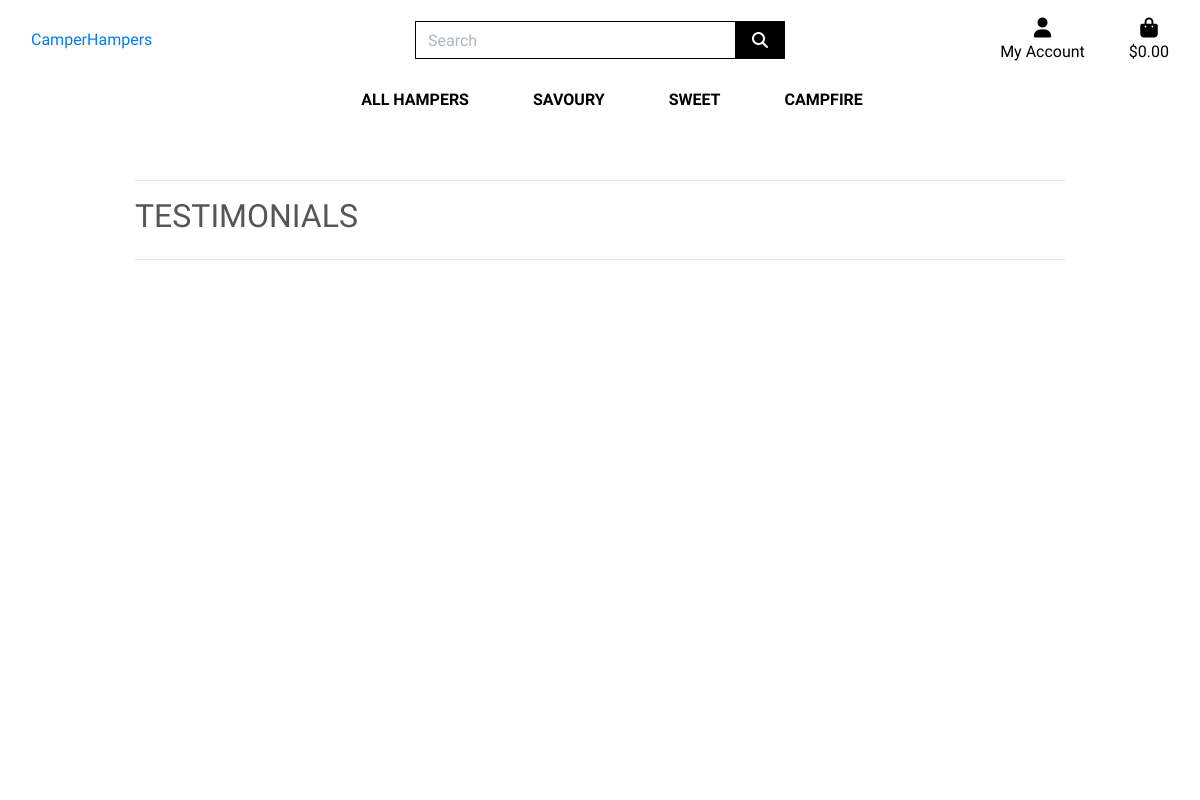
/testimonials/, run on an earlier commit of the app's database.
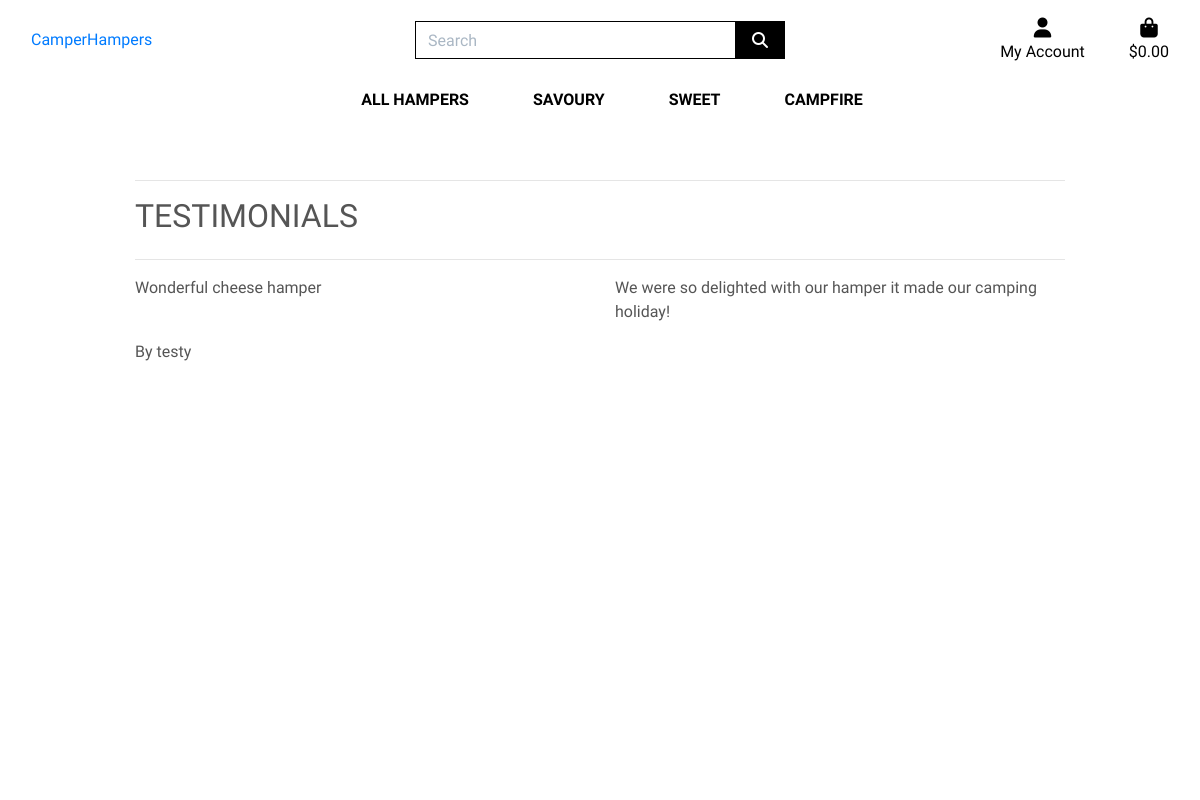
And on a later commit of the database.
### testimonials/models.py (models this page shows, shortened)
class Testimonial(models.Model):
    user = models.ForeignKey(
        UserProfile,
        on_delete=models.SET_NULL,
        null=True,
        blank=True,
        related_name='user_rating'
    )
    testimonial_title = models.CharField(max_length=254)
    testimonial_content = models.TextField(blank=True, null=True, default='')

### profiles/models.py (models this page shows)
class UserProfile(models.Model):
    user = models.OneToOneField(User, on_delete=models.CASCADE)
    default_phone_number = models.CharField(max_length=20, null=True, blank=True)
    default_street_address1 = models.CharField(max_length=80, null=True, blank=True)
    default_street_address2 = models.CharField(max_length=80, null=True, blank=True)
    default_town_or_city = models.CharField(max_length=40, null=True, blank=True)
    default_county = models.CharField(max_length=80, null=True, blank=True)
    default_postcode = models.CharField(max_length=20, null=True, blank=True)
    default_country = CountryField(blank_label='Country', null=True, blank=True)
    def __str__(self):
        return self.user.username

### testimonials/views.py (the view)
# urls.py: path('testimonials/', include('testimonials.urls')),
def testimonials(request):
    testimonials = Testimonial.objects.all()
    context = {
        'testimonials': testimonials,
    }
    return render(request, 'testimonials/testimonials.html', context)

### bag/contexts.py (called while the page is built, shortened)
def bag_contents(request):
    bag_items = []
    total = 0
    product_count = 0
    bag = request.session.get('bag', {})
    delivery = total * Decimal(settings.STANDARD_DELIVERY_PERCENTAGE / 100)
    grand_total = delivery + total
    context = {
        'bag_items': bag_items,
        'total': total,
        'product_count': product_count,
        'delivery': delivery,
        'grand_total': grand_total,
    }
    return context

### testimonials/templates/testimonials/testimonials.html (shortened to what this page needs)
{% extends "base.html" %}
{% load static %}
{% block extra_css %}
    <link rel="stylesheet" href="{% static 'profiles/css/profile.css' %}">
{% endblock %}
{% block page_header %}
    <div class="container header-container">
    </div>
{% endblock %}
{% block content %}
    <div class="overlay"></div>
    <div class="container">
        <div class="row">
            <div class="col-12">
                <hr>
                <h2 class="logo-font mb-4">Testimonials</h2>
                <hr>
            </div>
        </div>
        <div class="row">
            {% for testimonial in testimonials %}
            <div class="col-12 col-lg-6">
                <p>{{ testimonial.testimonial_title }}</p>
            </div>
            <div class="col-12 col-lg-6">
                <p>{{ testimonial.testimonial_content }}</p>
            </div>
            <div class="col-12 col-lg-6">
                <p>By {{ testimonial.user }}</p>
            </div>
            {% endfor %}
        </div>
    </div>
{% endblock %}

What changed in the data, as far as the page shows it:
added Testimonial: testimonial_title "Wonderful cheese hamper", testimonial_content "We were so delighted with our hamper it made our camping holiday!", user "testy"
